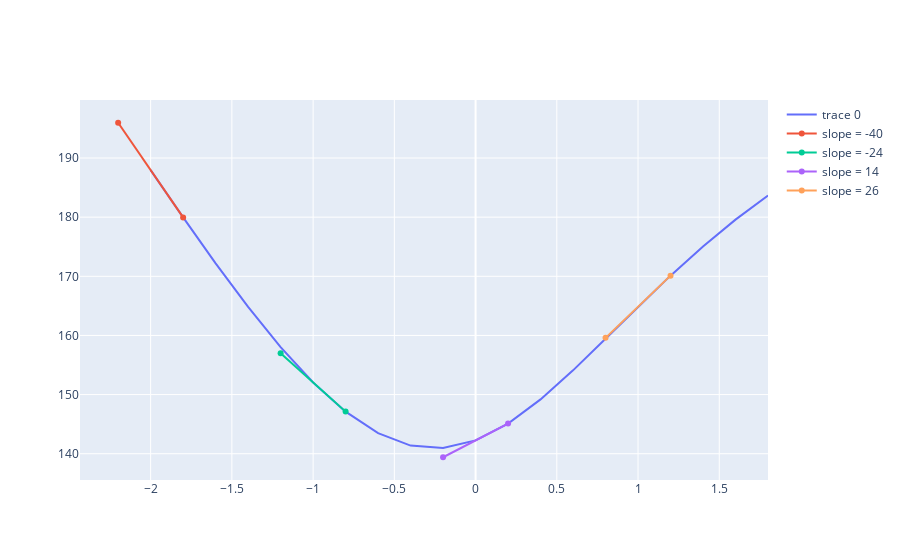

This figure's notebook cell:
### Markdown cell above
To avoid trying every parameter, there is an important feature of the cost curve that we can take advantage of.  Take a look at the graph below, including the legend to the right of the plot.

### Code cell
import json
import plotly.graph_objects as go
with open('cost_curve_slopes.json') as cost_curve_slopes_file:
    data = json.load(cost_curve_slopes_file)
go.Figure(data)

### Figure 1 — Plotly figure (JSON) as saved in the notebook; plotly's stock layout.template omitted (floating-point values rounded to 4 significant figures)
{"data": [{"type": "scatter", "x": [-2, -1.8, -1.6, -1.4, -1.2, -1, -0.8, -0.6, -0.4, -0.2, 0, 0.2, 0.4, 0.6, 0.8, 1, 1.2, 1.4, 1.6, 1.8], "y": [188.0, 180.0, 172.2, 164.8, 158.0, 152.1, 147.1, 143.5, 141.4, 141.0, 142.2, 145.1, 149.2, 154.1, 159.4, 164.9, 170.1, 175.1, 179.6, 183.7]}, {"name": "slope = -40", "type": "scatter", "x": [-2.2, -1.8], "y": [196.0, 180.0]}, {"name": "slope = -24", "type": "scatter", "x": [-1.2, -0.8], "y": [157.0, 147.1]}, {"name": "slope = 14", "type": "scatter", "x": [-0.2, 0.2], "y": [139.4, 145.1]}, {"name": "slope = 26", "type": "scatter", "x": [0.8, 1.2], "y": [159.6, 170.1]}], "layout": {"autosize": true, "xaxis": {"autorange": true, "range": [-2.441, 1.8], "type": "linear"}, "yaxis": {"autorange": true, "range": [135.3, 200.1], "type": "linear"}}}
